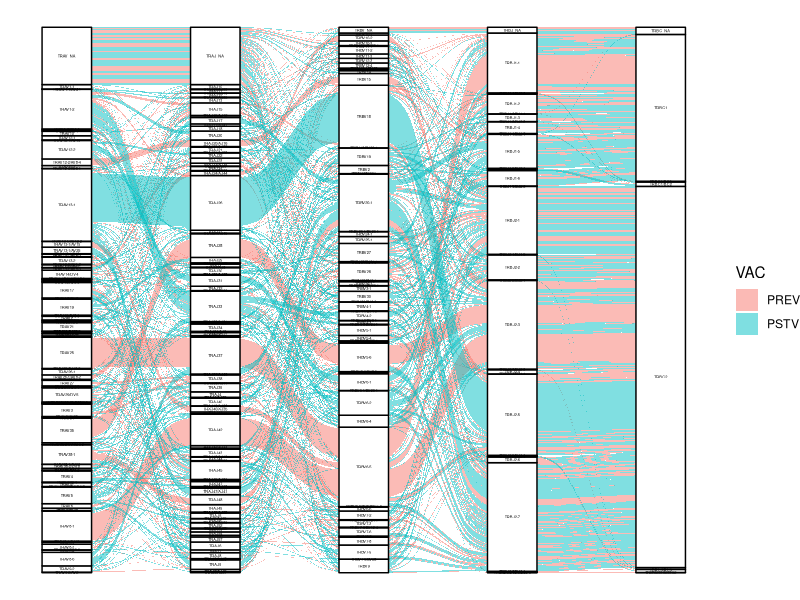

Write the R code that produced this figure.
library(ggalluvial)
library(dplyr)
library(patchwork)

try<-read.table("try_alluvial.txt",header = T)

mycol<-colorRampPalette(c('#00abef','#64b036','#ffe743','#64b036','#00abef'))(36)

ggplot(try,
       aes(axis1 = tra_v_genes, axis2 = tra_j_genes, axis3 = trb_v_genes, axis4 = trb_j_genes, axis5 = trb_c_genes,
           y= proportion)) +
  scale_x_discrete(limits = c("tra_v_genes", "tra_j_genes", "trb_v_genes", "trb_j_genes", "trb_c_genes"), expand = c(.1, .05)) +
  geom_alluvium(aes(fill=VAC)) +
  geom_stratum() + geom_text(stat = "stratum", aes(label = after_stat(stratum)), size=1) +
  theme_void()
  
  
